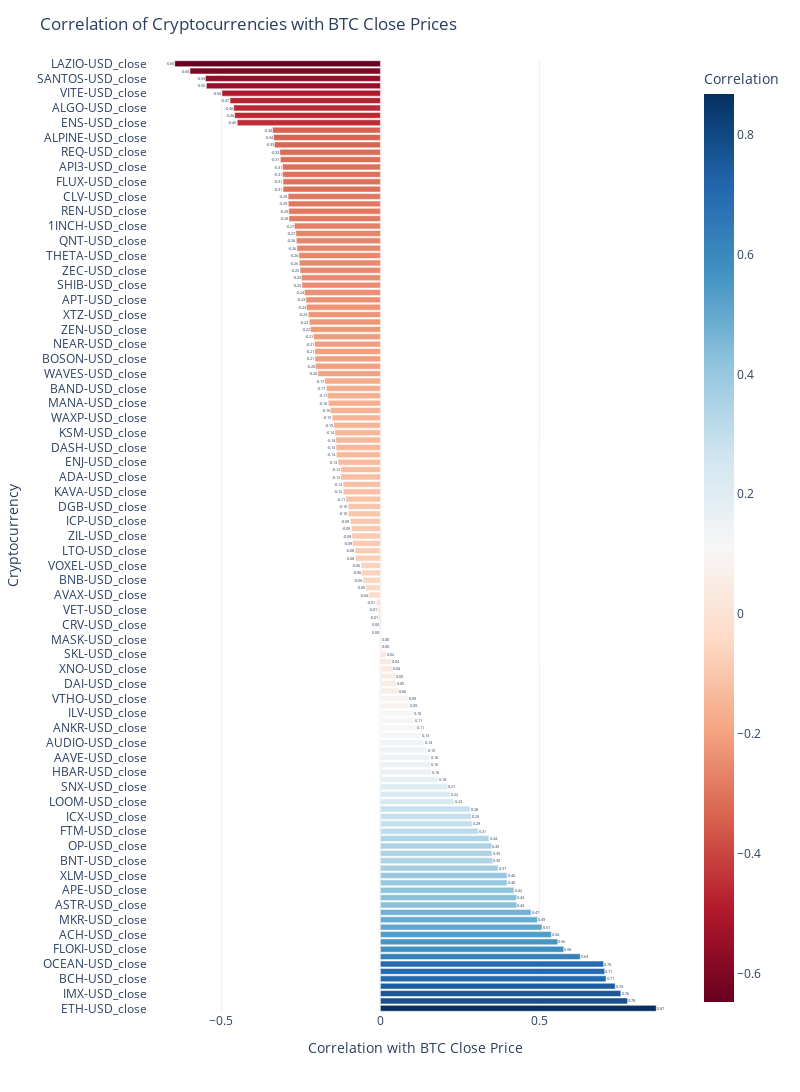

The cell this chart's notebook holds for it:
### Markdown cell above
### Question:
#### Whats the correlation between the close of cryptocurrrencies offered on Binance.US USDT trading pairs since Bitcoins 2022 consolidation cycle to its breakout

### Code cell
# Initialize an empty list to hold data for all tickers
all_data_3 = []

# Loop through each ticker symbol in the list
for i in binanceUS_cryptoUSDT_pairs:
    # Fetch the ticker data
    ticker = yf.Ticker(i)
    # Get historical market data, here max is used for demonstration; you can customize the period
    data = ticker.history(start = '2022-05-16', end = '2023-10-23', interval = '1wk') #period = '1w'
    
    # Add a column to identify the ticker (optional)
    data['Ticker'] = i
    
    # Append this data to the list
    all_data_3.append(data)

# Convert the list of DataFrames into a single DataFrame
binanceUS_df_3 = pd.concat(all_data_3)# Initialize an empty list to hold data for all tickers
all_data_3 = []

binanceUS_df_3 = binanceUS_df_3.reset_index()

# Pivot the DataFrame to make each ticker's close prices its own column
close_prices_df_3 = binanceUS_df_3.pivot(index='Date', columns='Ticker', values='Close')

# Ensure the column names are correct after pivoting
close_prices_df_3.columns = [f'{ticker}_close' for ticker in close_prices_df_3.columns]
close_prices_df_3

# Calculate the correlation of each cryptocurrency's close prices with BTC's close prices
binanceUS_correlation_with_btc_3 = close_prices_df_3.corrwith(BTC_df['btc_close'])

# The result will be a Series where each index is a 'ticker_close' and its value is the correlation with 'BTC_close'
binanceUS_correlation_with_btc_3 = pd.DataFrame(binanceUS_correlation_with_btc_3)
binanceUS_correlation_with_btc_3.columns = ['correlation']
# Reset the index and rename the new column
binanceUS_correlation_with_btc_3.reset_index(inplace=True)
binanceUS_correlation_with_btc_3.rename(columns={'index': 'Ticker'}, inplace=True)

binanceUS_correlation_with_btc_3.head()

binanceUS_correlation_with_btc_3 = binanceUS_correlation_with_btc_3.sort_values(by='correlation', ascending=False)

# Interactive bar chart
fig = px.bar(binanceUS_correlation_with_btc_3, y='Ticker', x='correlation', 
             text='correlation', orientation='h', 
             color='correlation', color_continuous_scale='RdBu',
             labels={'correlation': 'Correlation with BTC'})

# Layout enhancements
fig.update_layout(title='Correlation of Cryptocurrencies with BTC Close Prices',
                  xaxis_title='Correlation with BTC Close Price',
                  yaxis_title='Cryptocurrency',
                  coloraxis_colorbar=dict(title="Correlation"),
                  template='plotly_white',
                  width = 800,
                  height = 2000)

# Text on bars
fig.update_traces(texttemplate='%{text:.2f}', textposition='outside')

fig.show()

# Initialize the list to hold highly correlated tickers
highly_correlated_3 = []

# Iterate through the DataFrame and check each correlation value
for index, row in binanceUS_correlation_with_btc_3.iterrows():
    # Check if the correlation is greater than 0.80
    if row['correlation'] > 0.85:
        # Add the ticker name to the list
        highly_correlated_3.append(row['Ticker'])

# Display the list of highly correlated tickers
highly_correlated_3

### Figure 1 — Plotly figure (JSON) as saved in the notebook; plotly's stock layout.template omitted (floating-point values rounded to 4 significant figures; data arrays with more than 128 entries replaced by an {"elided": "..."} marker saying what was removed)
{"data": [{"alignmentgroup": "True", "hovertemplate": "Correlation with BTC=%{marker.color}<br>Ticker=%{y}<extra></extra>", "legendgroup": "", "marker": {"color": {"elided": "129 float values"}, "coloraxis": "coloraxis", "pattern": {"shape": ""}}, "name": "", "offsetgroup": "", "orientation": "h", "showlegend": false, "text": {"elided": "129 float values"}, "textposition": "outside", "texttemplate": "%{text:.2f}", "type": "bar", "x": {"elided": "129 float values"}, "xaxis": "x", "y": {"elided": "129 str values"}, "yaxis": "y"}], "layout": {"barmode": "relative", "coloraxis": {"colorbar": {"title": {"text": "Correlation"}}, "colorscale": [[0, "rgb(103,0,31)"], [0.1, "rgb(178,24,43)"], [0.2, "rgb(214,96,77)"], [0.3, "rgb(244,165,130)"], [0.4, "rgb(253,219,199)"], [0.5, "rgb(247,247,247)"], [0.6, "rgb(209,229,240)"], [0.7, "rgb(146,197,222)"], [0.8, "rgb(67,147,195)"], [0.9, "rgb(33,102,172)"], [1, "rgb(5,48,97)"]]}, "height": 2000, "legend": {"tracegroupgap": 0}, "margin": {"t": 60}, "title": {"text": "Correlation of Cryptocurrencies with BTC Close Prices"}, "width": 800, "xaxis": {"anchor": "y", "domain": [0, 1], "title": {"text": "Correlation with BTC Close Price"}}, "yaxis": {"anchor": "x", "domain": [0, 1], "title": {"text": "Cryptocurrency"}}}}
